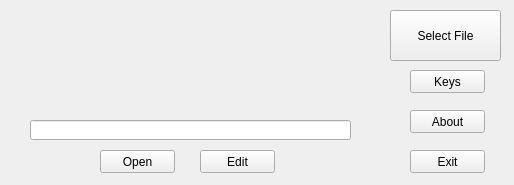
<?xml version="1.0" encoding="UTF-8"?>
<ui version="4.0">
 <class>StartLauncherWindow</class>
 <widget class="QMainWindow" name="StartLauncherWindow">
  <property name="geometry">
   <rect>
    <x>0</x>
    <y>0</y>
    <width>514</width>
    <height>185</height>
   </rect>
  </property>
  <property name="windowTitle">
   <string>VRML - Browser &quot;Limur&quot;</string>
  </property>
  <property name="statusTip">
   <string/>
  </property>
  <property name="animated">
   <bool>true</bool>
  </property>
  <property name="unifiedTitleAndToolBarOnMac">
   <bool>true</bool>
  </property>
  <widget class="QWidget" name="centralwidget">
   <widget class="QPushButton" name="selectFileButton">
    <property name="geometry">
     <rect>
      <x>390</x>
      <y>10</y>
      <width>111</width>
      <height>51</height>
     </rect>
    </property>
    <property name="text">
     <string>Select File</string>
    </property>
   </widget>
   <widget class="QPushButton" name="exitButton">
    <property name="geometry">
     <rect>
      <x>410</x>
      <y>150</y>
      <width>75</width>
      <height>23</height>
     </rect>
    </property>
    <property name="text">
     <string>Exit</string>
    </property>
   </widget>
   <widget class="QPushButton" name="aboutButton">
    <property name="geometry">
     <rect>
      <x>410</x>
      <y>110</y>
      <width>75</width>
      <height>23</height>
     </rect>
    </property>
    <property name="text">
     <string>About</string>
    </property>
   </widget>
   <widget class="QLabel" name="LimurLabel">
    <property name="geometry">
     <rect>
      <x>30</x>
      <y>10</y>
      <width>331</width>
      <height>101</height>
     </rect>
    </property>
    <property name="font">
     <font>
      <pointsize>15</pointsize>
      <weight>75</weight>
      <italic>false</italic>
      <bold>true</bold>
      <underline>false</underline>
      <strikeout>false</strikeout>
      <stylestrategy>PreferAntialias</stylestrategy>
      <kerning>true</kerning>
     </font>
    </property>
    <property name="text">
     <string/>
    </property>
   </widget>
   <widget class="QLineEdit" name="lineEdit">
    <property name="geometry">
     <rect>
      <x>30</x>
      <y>120</y>
      <width>321</width>
      <height>20</height>
     </rect>
    </property>
   </widget>
   <widget class="QPushButton" name="openButton">
    <property name="geometry">
     <rect>
      <x>100</x>
      <y>150</y>
      <width>75</width>
      <height>23</height>
     </rect>
    </property>
    <property name="text">
     <string>Open</string>
    </property>
   </widget>
   <widget class="QPushButton" name="editButton">
    <property name="geometry">
     <rect>
      <x>200</x>
      <y>150</y>
      <width>75</width>
      <height>23</height>
     </rect>
    </property>
    <property name="text">
     <string>Edit</string>
    </property>
   </widget>
   <widget class="QPushButton" name="keysButton">
    <property name="geometry">
     <rect>
      <x>410</x>
      <y>70</y>
      <width>75</width>
      <height>23</height>
     </rect>
    </property>
    <property name="text">
     <string>Keys</string>
    </property>
   </widget>
  </widget>
 </widget>
 <resources/>
 <connections/>
</ui>
